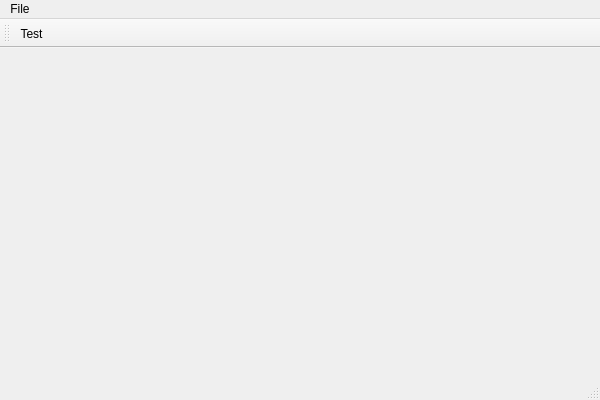
<ui version="4.0" >
 <class>qtTaucsClass</class>
 <widget class="QMainWindow" name="qtTaucsClass" >
  <property name="geometry" >
   <rect>
    <x>0</x>
    <y>0</y>
    <width>600</width>
    <height>400</height>
   </rect>
  </property>
  <property name="windowTitle" >
   <string>qtTaucs</string>
  </property>
  <widget class="QWidget" name="centralWidget" />
  <widget class="QMenuBar" name="menuBar" >
   <property name="geometry" >
    <rect>
     <x>0</x>
     <y>0</y>
     <width>600</width>
     <height>22</height>
    </rect>
   </property>
   <widget class="QMenu" name="menuFile" >
    <property name="title" >
     <string>File</string>
    </property>
    <addaction name="actionTest" />
   </widget>
   <addaction name="menuFile" />
  </widget>
  <widget class="QToolBar" name="mainToolBar" >
   <attribute name="toolBarArea" >
    <enum>TopToolBarArea</enum>
   </attribute>
   <attribute name="toolBarBreak" >
    <bool>false</bool>
   </attribute>
   <addaction name="actionTest" />
  </widget>
  <widget class="QStatusBar" name="statusBar" />
  <action name="actionTest" >
   <property name="text" >
    <string>Test</string>
   </property>
  </action>
 </widget>
 <layoutdefault spacing="6" margin="11" />
 <resources/>
 <connections/>
</ui>
